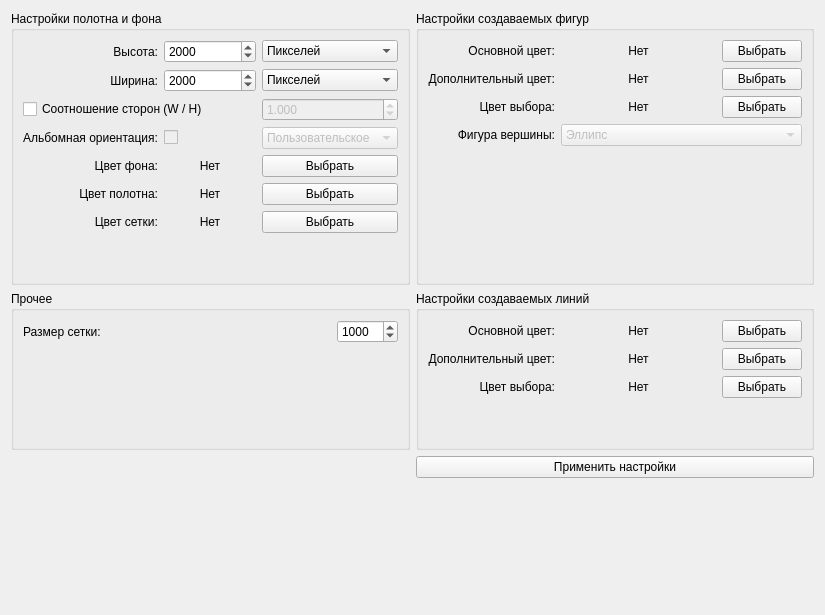
<?xml version="1.0" encoding="UTF-8"?>
<ui version="4.0">
 <class>GraphEditorSettingsForm</class>
 <widget class="QWidget" name="GraphEditorSettingsForm">
  <property name="geometry">
   <rect>
    <x>0</x>
    <y>0</y>
    <width>825</width>
    <height>615</height>
   </rect>
  </property>
  <property name="windowTitle">
   <string>Form</string>
  </property>
  <layout class="QGridLayout" name="gridLayout_4">
   <item row="1" column="0">
    <widget class="QGroupBox" name="groupBox_3">
     <property name="title">
      <string>Прочее</string>
     </property>
     <layout class="QVBoxLayout" name="verticalLayout">
      <item>
       <layout class="QHBoxLayout" name="horizontalLayout">
        <item>
         <widget class="QLabel" name="label_h_2">
          <property name="sizePolicy">
           <sizepolicy hsizetype="Expanding" vsizetype="Preferred">
            <horstretch>0</horstretch>
            <verstretch>0</verstretch>
           </sizepolicy>
          </property>
          <property name="text">
           <string>Размер сетки:</string>
          </property>
         </widget>
        </item>
        <item>
         <widget class="QSpinBox" name="spinBox_gridSize">
          <property name="minimum">
           <number>2</number>
          </property>
          <property name="maximum">
           <number>10000</number>
          </property>
          <property name="stepType">
           <enum>QAbstractSpinBox::AdaptiveDecimalStepType</enum>
          </property>
          <property name="value">
           <number>1000</number>
          </property>
         </widget>
        </item>
       </layout>
      </item>
      <item>
       <spacer name="verticalSpacer_4">
        <property name="orientation">
         <enum>Qt::Vertical</enum>
        </property>
        <property name="sizeHint" stdset="0">
         <size>
          <width>20</width>
          <height>40</height>
         </size>
        </property>
       </spacer>
      </item>
     </layout>
    </widget>
   </item>
   <item row="0" column="0">
    <widget class="QGroupBox" name="groupBox_canvasSettings">
     <property name="title">
      <string>Настройки полотна и фона</string>
     </property>
     <layout class="QGridLayout" name="gridLayout">
      <item row="1" column="2">
       <widget class="QComboBox" name="comboBox_heightType">
        <item>
         <property name="text">
          <string>Пикселей</string>
         </property>
        </item>
       </widget>
      </item>
      <item row="1" column="0">
       <widget class="QLabel" name="label_h">
        <property name="sizePolicy">
         <sizepolicy hsizetype="Expanding" vsizetype="Preferred">
          <horstretch>0</horstretch>
          <verstretch>0</verstretch>
         </sizepolicy>
        </property>
        <property name="text">
         <string>Высота:</string>
        </property>
        <property name="alignment">
         <set>Qt::AlignRight|Qt::AlignTrailing|Qt::AlignVCenter</set>
        </property>
       </widget>
      </item>
      <item row="5" column="2">
       <widget class="QComboBox" name="comboBox_calcSizesType">
        <property name="enabled">
         <bool>false</bool>
        </property>
        <item>
         <property name="text">
          <string>Пользовательское</string>
         </property>
        </item>
        <item>
         <property name="text">
          <string>Экран</string>
         </property>
        </item>
        <item>
         <property name="text">
          <string>А0</string>
         </property>
        </item>
        <item>
         <property name="text">
          <string>А1</string>
         </property>
        </item>
        <item>
         <property name="text">
          <string>А2</string>
         </property>
        </item>
        <item>
         <property name="text">
          <string>А3</string>
         </property>
        </item>
        <item>
         <property name="text">
          <string>А4</string>
         </property>
        </item>
        <item>
         <property name="text">
          <string>А5</string>
         </property>
        </item>
       </widget>
      </item>
      <item row="5" column="0">
       <widget class="QLabel" name="label">
        <property name="text">
         <string>Альбомная ориентация:</string>
        </property>
        <property name="alignment">
         <set>Qt::AlignRight|Qt::AlignTrailing|Qt::AlignVCenter</set>
        </property>
       </widget>
      </item>
      <item row="7" column="2">
       <widget class="QPushButton" name="pushButton_selectColorCanvas">
        <property name="sizePolicy">
         <sizepolicy hsizetype="Preferred" vsizetype="Fixed">
          <horstretch>0</horstretch>
          <verstretch>0</verstretch>
         </sizepolicy>
        </property>
        <property name="text">
         <string>Выбрать</string>
        </property>
       </widget>
      </item>
      <item row="9" column="1">
       <spacer name="verticalSpacer">
        <property name="orientation">
         <enum>Qt::Vertical</enum>
        </property>
        <property name="sizeHint" stdset="0">
         <size>
          <width>20</width>
          <height>40</height>
         </size>
        </property>
       </spacer>
      </item>
      <item row="8" column="0">
       <widget class="QLabel" name="label_cg">
        <property name="sizePolicy">
         <sizepolicy hsizetype="Preferred" vsizetype="Preferred">
          <horstretch>0</horstretch>
          <verstretch>0</verstretch>
         </sizepolicy>
        </property>
        <property name="text">
         <string>Цвет сетки:</string>
        </property>
        <property name="alignment">
         <set>Qt::AlignRight|Qt::AlignTrailing|Qt::AlignVCenter</set>
        </property>
       </widget>
      </item>
      <item row="7" column="0">
       <widget class="QLabel" name="label_cc">
        <property name="sizePolicy">
         <sizepolicy hsizetype="Preferred" vsizetype="Preferred">
          <horstretch>0</horstretch>
          <verstretch>0</verstretch>
         </sizepolicy>
        </property>
        <property name="text">
         <string>Цвет полотна:</string>
        </property>
        <property name="alignment">
         <set>Qt::AlignRight|Qt::AlignTrailing|Qt::AlignVCenter</set>
        </property>
       </widget>
      </item>
      <item row="5" column="1">
       <widget class="QCheckBox" name="checkBox_isAlbumOrientation">
        <property name="enabled">
         <bool>false</bool>
        </property>
        <property name="text">
         <string/>
        </property>
       </widget>
      </item>
      <item row="8" column="1">
       <widget class="QLabel" name="label_colorGrid">
        <property name="sizePolicy">
         <sizepolicy hsizetype="Expanding" vsizetype="Preferred">
          <horstretch>0</horstretch>
          <verstretch>0</verstretch>
         </sizepolicy>
        </property>
        <property name="text">
         <string>Нет</string>
        </property>
        <property name="alignment">
         <set>Qt::AlignCenter</set>
        </property>
       </widget>
      </item>
      <item row="4" column="2">
       <widget class="QDoubleSpinBox" name="doubleSpinBox_multiplyCoefficient">
        <property name="enabled">
         <bool>false</bool>
        </property>
        <property name="decimals">
         <number>3</number>
        </property>
        <property name="minimum">
         <double>0.001000000000000</double>
        </property>
        <property name="maximum">
         <double>100.000000000000000</double>
        </property>
        <property name="value">
         <double>1.000000000000000</double>
        </property>
       </widget>
      </item>
      <item row="6" column="1">
       <widget class="QLabel" name="label_colorTheme">
        <property name="sizePolicy">
         <sizepolicy hsizetype="Expanding" vsizetype="Preferred">
          <horstretch>0</horstretch>
          <verstretch>0</verstretch>
         </sizepolicy>
        </property>
        <property name="text">
         <string>Нет</string>
        </property>
        <property name="alignment">
         <set>Qt::AlignCenter</set>
        </property>
       </widget>
      </item>
      <item row="1" column="1">
       <widget class="QSpinBox" name="spinBox_height">
        <property name="minimum">
         <number>100</number>
        </property>
        <property name="maximum">
         <number>100000</number>
        </property>
        <property name="stepType">
         <enum>QAbstractSpinBox::AdaptiveDecimalStepType</enum>
        </property>
        <property name="value">
         <number>2000</number>
        </property>
       </widget>
      </item>
      <item row="6" column="0">
       <widget class="QLabel" name="label_ct">
        <property name="sizePolicy">
         <sizepolicy hsizetype="Preferred" vsizetype="Preferred">
          <horstretch>0</horstretch>
          <verstretch>0</verstretch>
         </sizepolicy>
        </property>
        <property name="text">
         <string>Цвет фона:</string>
        </property>
        <property name="alignment">
         <set>Qt::AlignRight|Qt::AlignTrailing|Qt::AlignVCenter</set>
        </property>
       </widget>
      </item>
      <item row="7" column="1">
       <widget class="QLabel" name="label_colorCanvas">
        <property name="sizePolicy">
         <sizepolicy hsizetype="Expanding" vsizetype="Preferred">
          <horstretch>0</horstretch>
          <verstretch>0</verstretch>
         </sizepolicy>
        </property>
        <property name="text">
         <string>Нет</string>
        </property>
        <property name="alignment">
         <set>Qt::AlignCenter</set>
        </property>
       </widget>
      </item>
      <item row="6" column="2">
       <widget class="QPushButton" name="pushButton_selectColorTheme">
        <property name="sizePolicy">
         <sizepolicy hsizetype="Preferred" vsizetype="Fixed">
          <horstretch>0</horstretch>
          <verstretch>0</verstretch>
         </sizepolicy>
        </property>
        <property name="text">
         <string>Выбрать</string>
        </property>
       </widget>
      </item>
      <item row="8" column="2">
       <widget class="QPushButton" name="pushButton_selectColorGrid">
        <property name="sizePolicy">
         <sizepolicy hsizetype="Preferred" vsizetype="Fixed">
          <horstretch>0</horstretch>
          <verstretch>0</verstretch>
         </sizepolicy>
        </property>
        <property name="text">
         <string>Выбрать</string>
        </property>
       </widget>
      </item>
      <item row="4" column="0" colspan="2">
       <widget class="QCheckBox" name="checkBox_calcSizes">
        <property name="enabled">
         <bool>true</bool>
        </property>
        <property name="toolTip">
         <string>Соотношение сторон в альбомной ориентации</string>
        </property>
        <property name="text">
         <string>Соотношение сторон (W / H)</string>
        </property>
       </widget>
      </item>
      <item row="2" column="0">
       <widget class="QLabel" name="label_w">
        <property name="sizePolicy">
         <sizepolicy hsizetype="Expanding" vsizetype="Preferred">
          <horstretch>0</horstretch>
          <verstretch>0</verstretch>
         </sizepolicy>
        </property>
        <property name="text">
         <string>Ширина:</string>
        </property>
        <property name="alignment">
         <set>Qt::AlignRight|Qt::AlignTrailing|Qt::AlignVCenter</set>
        </property>
       </widget>
      </item>
      <item row="2" column="1">
       <widget class="QSpinBox" name="spinBox_width">
        <property name="minimum">
         <number>100</number>
        </property>
        <property name="maximum">
         <number>100000</number>
        </property>
        <property name="stepType">
         <enum>QAbstractSpinBox::AdaptiveDecimalStepType</enum>
        </property>
        <property name="value">
         <number>2000</number>
        </property>
       </widget>
      </item>
      <item row="2" column="2">
       <widget class="QComboBox" name="comboBox_widthType">
        <item>
         <property name="text">
          <string>Пикселей</string>
         </property>
        </item>
       </widget>
      </item>
     </layout>
    </widget>
   </item>
   <item row="1" column="1">
    <widget class="QGroupBox" name="groupBox_2">
     <property name="title">
      <string>Настройки создаваемых линий</string>
     </property>
     <layout class="QGridLayout" name="gridLayout_3">
      <item row="1" column="2">
       <widget class="QPushButton" name="pushButton_selectColorSecond_line">
        <property name="sizePolicy">
         <sizepolicy hsizetype="Preferred" vsizetype="Fixed">
          <horstretch>0</horstretch>
          <verstretch>0</verstretch>
         </sizepolicy>
        </property>
        <property name="text">
         <string>Выбрать</string>
        </property>
       </widget>
      </item>
      <item row="0" column="2">
       <widget class="QPushButton" name="pushButton_selectColorMain_line">
        <property name="sizePolicy">
         <sizepolicy hsizetype="Preferred" vsizetype="Fixed">
          <horstretch>0</horstretch>
          <verstretch>0</verstretch>
         </sizepolicy>
        </property>
        <property name="text">
         <string>Выбрать</string>
        </property>
       </widget>
      </item>
      <item row="1" column="1">
       <widget class="QLabel" name="label_cSecond_line">
        <property name="sizePolicy">
         <sizepolicy hsizetype="Expanding" vsizetype="Preferred">
          <horstretch>0</horstretch>
          <verstretch>0</verstretch>
         </sizepolicy>
        </property>
        <property name="text">
         <string>Нет</string>
        </property>
        <property name="alignment">
         <set>Qt::AlignCenter</set>
        </property>
       </widget>
      </item>
      <item row="2" column="1">
       <widget class="QLabel" name="label_cSelect_line">
        <property name="sizePolicy">
         <sizepolicy hsizetype="Expanding" vsizetype="Preferred">
          <horstretch>0</horstretch>
          <verstretch>0</verstretch>
         </sizepolicy>
        </property>
        <property name="text">
         <string>Нет</string>
        </property>
        <property name="alignment">
         <set>Qt::AlignCenter</set>
        </property>
       </widget>
      </item>
      <item row="1" column="0">
       <widget class="QLabel" name="label_csecond_line">
        <property name="sizePolicy">
         <sizepolicy hsizetype="Preferred" vsizetype="Preferred">
          <horstretch>0</horstretch>
          <verstretch>0</verstretch>
         </sizepolicy>
        </property>
        <property name="text">
         <string>Дополнительный цвет:</string>
        </property>
        <property name="alignment">
         <set>Qt::AlignRight|Qt::AlignTrailing|Qt::AlignVCenter</set>
        </property>
       </widget>
      </item>
      <item row="0" column="1">
       <widget class="QLabel" name="label_cMain_line">
        <property name="sizePolicy">
         <sizepolicy hsizetype="Expanding" vsizetype="Preferred">
          <horstretch>0</horstretch>
          <verstretch>0</verstretch>
         </sizepolicy>
        </property>
        <property name="text">
         <string>Нет</string>
        </property>
        <property name="alignment">
         <set>Qt::AlignCenter</set>
        </property>
       </widget>
      </item>
      <item row="2" column="2">
       <widget class="QPushButton" name="pushButton_selectColorSelect_line">
        <property name="sizePolicy">
         <sizepolicy hsizetype="Preferred" vsizetype="Fixed">
          <horstretch>0</horstretch>
          <verstretch>0</verstretch>
         </sizepolicy>
        </property>
        <property name="text">
         <string>Выбрать</string>
        </property>
       </widget>
      </item>
      <item row="2" column="0">
       <widget class="QLabel" name="label_cselect_line">
        <property name="sizePolicy">
         <sizepolicy hsizetype="Preferred" vsizetype="Preferred">
          <horstretch>0</horstretch>
          <verstretch>0</verstretch>
         </sizepolicy>
        </property>
        <property name="text">
         <string>Цвет выбора:</string>
        </property>
        <property name="alignment">
         <set>Qt::AlignRight|Qt::AlignTrailing|Qt::AlignVCenter</set>
        </property>
       </widget>
      </item>
      <item row="0" column="0">
       <widget class="QLabel" name="label_cmain_line">
        <property name="sizePolicy">
         <sizepolicy hsizetype="Preferred" vsizetype="Preferred">
          <horstretch>0</horstretch>
          <verstretch>0</verstretch>
         </sizepolicy>
        </property>
        <property name="text">
         <string>Основной цвет:</string>
        </property>
        <property name="alignment">
         <set>Qt::AlignRight|Qt::AlignTrailing|Qt::AlignVCenter</set>
        </property>
       </widget>
      </item>
      <item row="3" column="1">
       <spacer name="verticalSpacer_3">
        <property name="orientation">
         <enum>Qt::Vertical</enum>
        </property>
        <property name="sizeHint" stdset="0">
         <size>
          <width>20</width>
          <height>40</height>
         </size>
        </property>
       </spacer>
      </item>
     </layout>
    </widget>
   </item>
   <item row="0" column="1">
    <widget class="QGroupBox" name="groupBox">
     <property name="title">
      <string>Настройки создаваемых фигур</string>
     </property>
     <layout class="QGridLayout" name="gridLayout_2">
      <item row="1" column="2">
       <widget class="QPushButton" name="pushButton_selectColorSecond">
        <property name="sizePolicy">
         <sizepolicy hsizetype="Preferred" vsizetype="Fixed">
          <horstretch>0</horstretch>
          <verstretch>0</verstretch>
         </sizepolicy>
        </property>
        <property name="text">
         <string>Выбрать</string>
        </property>
       </widget>
      </item>
      <item row="4" column="1" colspan="2">
       <widget class="QComboBox" name="comboBox_shapeType">
        <property name="enabled">
         <bool>false</bool>
        </property>
        <item>
         <property name="text">
          <string>Эллипс</string>
         </property>
        </item>
        <item>
         <property name="text">
          <string>Круг</string>
         </property>
        </item>
        <item>
         <property name="text">
          <string>Квадрат</string>
         </property>
        </item>
        <item>
         <property name="text">
          <string>Треугольник</string>
         </property>
        </item>
        <item>
         <property name="text">
          <string>Прямоугольник</string>
         </property>
        </item>
        <item>
         <property name="text">
          <string>Пятиугольник</string>
         </property>
        </item>
        <item>
         <property name="text">
          <string>Шестиугольник</string>
         </property>
        </item>
       </widget>
      </item>
      <item row="2" column="2">
       <widget class="QPushButton" name="pushButton_selectColorSelect">
        <property name="sizePolicy">
         <sizepolicy hsizetype="Preferred" vsizetype="Fixed">
          <horstretch>0</horstretch>
          <verstretch>0</verstretch>
         </sizepolicy>
        </property>
        <property name="text">
         <string>Выбрать</string>
        </property>
       </widget>
      </item>
      <item row="4" column="0">
       <widget class="QLabel" name="label_shapeType">
        <property name="text">
         <string>Фигура вершины:</string>
        </property>
        <property name="alignment">
         <set>Qt::AlignRight|Qt::AlignTrailing|Qt::AlignVCenter</set>
        </property>
       </widget>
      </item>
      <item row="1" column="1">
       <widget class="QLabel" name="label_cSecond">
        <property name="sizePolicy">
         <sizepolicy hsizetype="Expanding" vsizetype="Preferred">
          <horstretch>0</horstretch>
          <verstretch>0</verstretch>
         </sizepolicy>
        </property>
        <property name="text">
         <string>Нет</string>
        </property>
        <property name="alignment">
         <set>Qt::AlignCenter</set>
        </property>
       </widget>
      </item>
      <item row="0" column="0">
       <widget class="QLabel" name="label_cmain">
        <property name="sizePolicy">
         <sizepolicy hsizetype="Preferred" vsizetype="Preferred">
          <horstretch>0</horstretch>
          <verstretch>0</verstretch>
         </sizepolicy>
        </property>
        <property name="text">
         <string>Основной цвет:</string>
        </property>
        <property name="alignment">
         <set>Qt::AlignRight|Qt::AlignTrailing|Qt::AlignVCenter</set>
        </property>
       </widget>
      </item>
      <item row="2" column="1">
       <widget class="QLabel" name="label_cSelect">
        <property name="sizePolicy">
         <sizepolicy hsizetype="Expanding" vsizetype="Preferred">
          <horstretch>0</horstretch>
          <verstretch>0</verstretch>
         </sizepolicy>
        </property>
        <property name="text">
         <string>Нет</string>
        </property>
        <property name="alignment">
         <set>Qt::AlignCenter</set>
        </property>
       </widget>
      </item>
      <item row="0" column="1">
       <widget class="QLabel" name="label_cMain">
        <property name="sizePolicy">
         <sizepolicy hsizetype="Expanding" vsizetype="Preferred">
          <horstretch>0</horstretch>
          <verstretch>0</verstretch>
         </sizepolicy>
        </property>
        <property name="text">
         <string>Нет</string>
        </property>
        <property name="alignment">
         <set>Qt::AlignCenter</set>
        </property>
       </widget>
      </item>
      <item row="1" column="0">
       <widget class="QLabel" name="label_csecond">
        <property name="sizePolicy">
         <sizepolicy hsizetype="Preferred" vsizetype="Preferred">
          <horstretch>0</horstretch>
          <verstretch>0</verstretch>
         </sizepolicy>
        </property>
        <property name="text">
         <string>Дополнительный цвет:</string>
        </property>
        <property name="alignment">
         <set>Qt::AlignRight|Qt::AlignTrailing|Qt::AlignVCenter</set>
        </property>
       </widget>
      </item>
      <item row="2" column="0">
       <widget class="QLabel" name="label_cselect">
        <property name="sizePolicy">
         <sizepolicy hsizetype="Preferred" vsizetype="Preferred">
          <horstretch>0</horstretch>
          <verstretch>0</verstretch>
         </sizepolicy>
        </property>
        <property name="text">
         <string>Цвет выбора:</string>
        </property>
        <property name="alignment">
         <set>Qt::AlignRight|Qt::AlignTrailing|Qt::AlignVCenter</set>
        </property>
       </widget>
      </item>
      <item row="0" column="2">
       <widget class="QPushButton" name="pushButton_selectColorMain">
        <property name="sizePolicy">
         <sizepolicy hsizetype="Preferred" vsizetype="Fixed">
          <horstretch>0</horstretch>
          <verstretch>0</verstretch>
         </sizepolicy>
        </property>
        <property name="text">
         <string>Выбрать</string>
        </property>
       </widget>
      </item>
      <item row="5" column="0">
       <spacer name="verticalSpacer_2">
        <property name="orientation">
         <enum>Qt::Vertical</enum>
        </property>
        <property name="sizeHint" stdset="0">
         <size>
          <width>20</width>
          <height>40</height>
         </size>
        </property>
       </spacer>
      </item>
     </layout>
    </widget>
   </item>
   <item row="2" column="0">
    <spacer name="horizontalSpacer">
     <property name="orientation">
      <enum>Qt::Horizontal</enum>
     </property>
     <property name="sizeHint" stdset="0">
      <size>
       <width>398</width>
       <height>20</height>
      </size>
     </property>
    </spacer>
   </item>
   <item row="2" column="1">
    <widget class="QPushButton" name="pushButton_acceptSettings">
     <property name="sizePolicy">
      <sizepolicy hsizetype="Expanding" vsizetype="Fixed">
       <horstretch>0</horstretch>
       <verstretch>0</verstretch>
      </sizepolicy>
     </property>
     <property name="text">
      <string>Применить настройки</string>
     </property>
    </widget>
   </item>
   <item row="3" column="0" colspan="2">
    <spacer name="verticalSpacer_5">
     <property name="orientation">
      <enum>Qt::Vertical</enum>
     </property>
     <property name="sizeHint" stdset="0">
      <size>
       <width>20</width>
       <height>40</height>
      </size>
     </property>
    </spacer>
   </item>
  </layout>
 </widget>
 <resources/>
 <connections/>
</ui>
